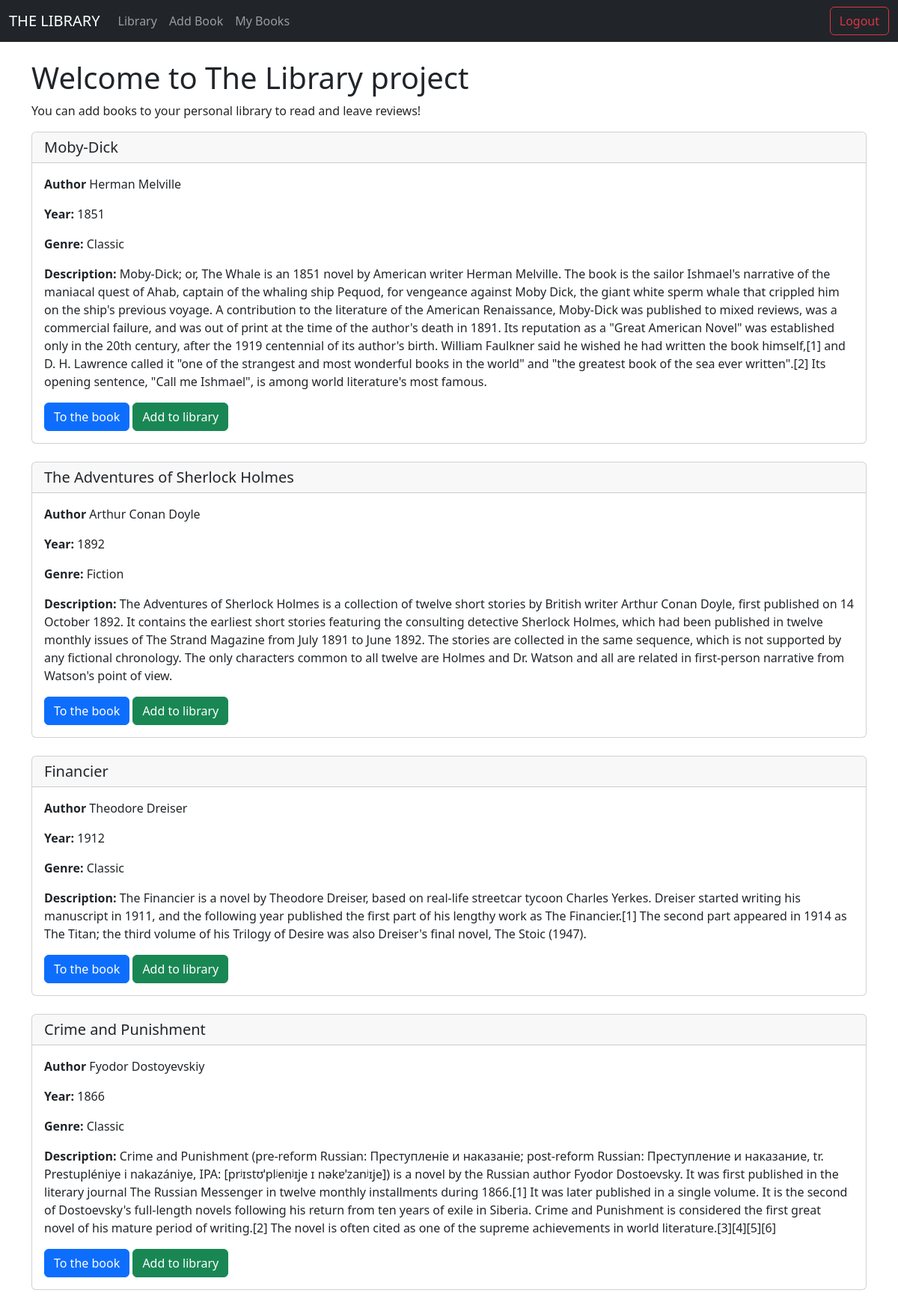
Screenshot of /home (signed in) with the database file from the repository.
### models/db_models.py (models this page shows)
class Book(db.Model):
    id = db.Column(db.Integer, primary_key=True)
    title = db.Column(db.String(100), nullable=False, unique=False)
    author_name = db.Column(db.String(100), nullable=False, unique=False)
    author_surname = db.Column(db.String(100), nullable=True, unique=False)
    year = db.Column(db.String(100), nullable=False, unique=False)
    genre = db.Column(db.String(50), nullable=False, unique=False)
    description = db.Column(db.Text)
    reviews = db.relationship("Review", backref='reviewed_book')
    reader = db.relationship("Library", backref='stored_book')

### main.py (the view)
@app.route('/home')
def home():
    books = Book.query.order_by(Book.id)
    return render_template("home.html", books=books)

### main.py (called while the page is built)
@login_manager.user_loader
def load_user(user_id):
    return Users.query.get(int(user_id))

### templates/home.html
{% extends 'base.html'%}
{% block content %}
<br>
<h1>Welcome to The Library project</h1>
<p>You can add books to your personal library to read and leave reviews!</p>
    {% for book in books %}
    <div class="card">
      <h5 class="card-header"> {{book.title}}</h5>
      <div class="card-body">
          <p class="card-text"><strong>Author</strong> {{book.author_name}} {{book.author_surname}}</p>
          <p class="card-text"><strong>Year:</strong> {{book.year}}</p>
          <p class="card-text"><strong>Genre:</strong> {{book.genre}}</p>
          <p class="card-text"><strong>Description:</strong> {{book.description}}</p>
        <a href={{url_for('book', id=book.id)}}  class="btn btn-primary">To the book</a>
          {% if current_user.is_authenticated%}
        <a href={{url_for('add_to_library', id=book.id)}}  class="btn btn-success">Add to library</a>
          {% endif %}
      </div>
    </div>
    <br>
    {% endfor %}
{% endblock %}

### rows the page displays
Book: title "Moby-Dick", author_name "Herman", author_surname "Melville", year "1851", genre "Classic", description "Moby-Dick; or, The Whale is an 1851 novel by American writer Herman Melville. The book is the sailor Ishmael's narrative of the maniacal quest of Ahab, captain of the whaling ship Pequod, for vengeance against Moby Dick, the giant white sperm whale that crippled him on the ship's previous voyage. A contribution to the literature of the American Renaissance, Moby-Dick was published to mixed reviews, was a commercial failure, and was out of print at the time of the author's death in 1891. Its reputation as a \"Great American Novel\" was established only in the 20th century, after the 1919 centennial of its author's birth. William Faulkner said he wished he had written the book himself,[1] and…"
Book: title "The Adventures of Sherlock Holmes", author_name "Arthur", author_surname "Conan Doyle", year "1892", genre "Fiction", description "The Adventures of Sherlock Holmes is a collection of twelve short stories by British writer Arthur Conan Doyle, first published on 14 October 1892. It contains the earliest short stories featuring the consulting detective Sherlock Holmes, which had been published in twelve monthly issues of The Strand Magazine from July 1891 to June 1892. The stories are collected in the same sequence, which is not supported by any fictional chronology. The only characters common to all twelve are Holmes and Dr. Watson and all are related in first-person narrative from Watson's point of view."
Book: title "Financier", author_name "Theodore", author_surname "Dreiser", year "1912", genre "Classic", description "The Financier is a novel by Theodore Dreiser, based on real-life streetcar tycoon Charles Yerkes. Dreiser started writing his manuscript in 1911, and the following year published the first part of his lengthy work as The Financier.[1] The second part appeared in 1914 as The Titan; the third volume of his Trilogy of Desire was also Dreiser's final novel, The Stoic (1947)."
Book: title "Crime and Punishment", author_name "Fyodor", author_surname "Dostoyevskiy", year "1866", genre "Classic", description "Crime and Punishment (pre-reform Russian: Преступленіе и наказаніе; post-reform Russian: Преступление и наказание, tr. Prestupléniye i nakazániye, IPA: [prʲɪstʊˈplʲenʲɪje ɪ nəkɐˈzanʲɪje]) is a novel by the Russian author Fyodor Dostoevsky. It was first published in the literary journal The Russian Messenger in twelve monthly installments during 1866.[1] It was later published in a single volume. It is the second of Dostoevsky's full-length novels following his return from ten years of exile in Siberia. Crime and Punishment is considered the first great novel of his mature period of writing.[2] The novel is often cited as one of the supreme achievements in world literature.[3][4][5][6]"
